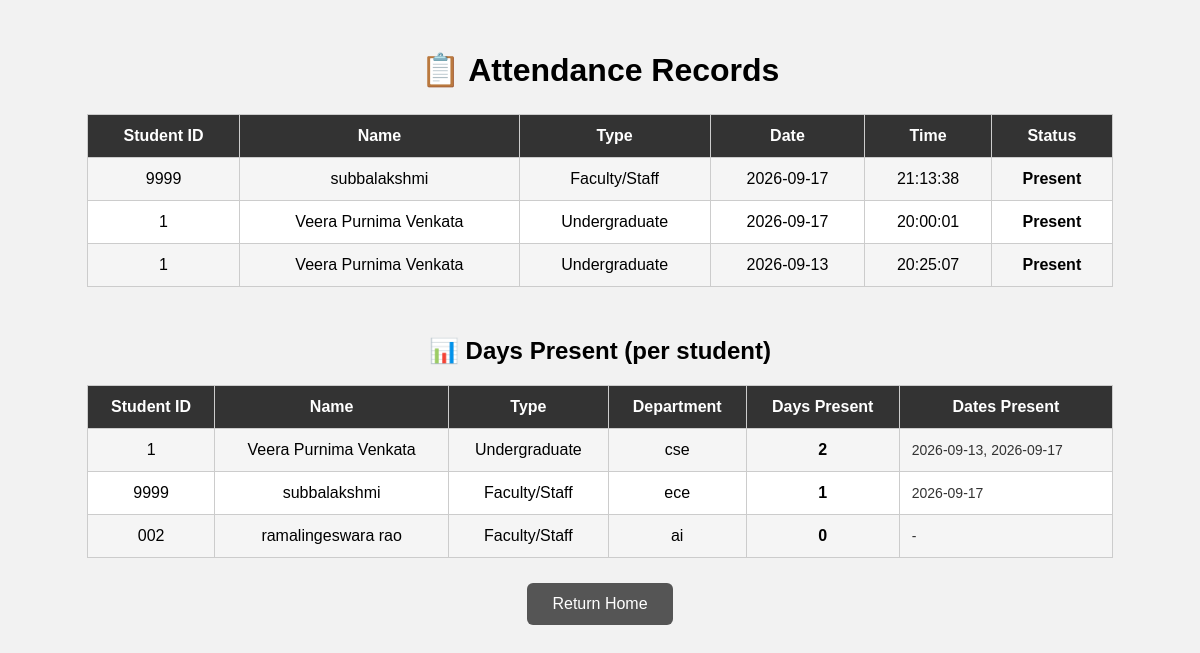
The app's page /attendance with its own data.
### tables this page shows
CREATE TABLE attendance (
            id INTEGER PRIMARY KEY AUTOINCREMENT,
            student_id TEXT NOT NULL,
            date TEXT NOT NULL,
            time TEXT NOT NULL,
            status TEXT NOT NULL
        );

CREATE TABLE students (
            id INTEGER PRIMARY KEY AUTOINCREMENT,
            student_id TEXT UNIQUE NOT NULL,
            name TEXT NOT NULL,
            department TEXT,
            student_type TEXT,
            face_file TEXT,
            created_at TIMESTAMP DEFAULT CURRENT_TIMESTAMP
        );

### app.py (the view)
@app.route("/attendance")
def attendance():
    connection = get_connection()
    records = connection.execute("""
        SELECT
            attendance.student_id,
            students.name,
            students.student_type,
            attendance.date,
            attendance.time,
            attendance.status

        FROM attendance

        LEFT JOIN students

        ON attendance.student_id =
           students.student_id

        ORDER BY
            attendance.date DESC,
            attendance.time DESC
    """).fetchall()
    summary = connection.execute("""
        SELECT
            students.student_id,
            students.name,
            students.student_type,
            students.department,
            COUNT(DISTINCT attendance.date) AS days_present,
            (
                SELECT GROUP_CONCAT(sorted_dates.date, ', ')
                FROM (
                    SELECT DISTINCT date
                    FROM attendance
                    WHERE attendance.student_id = students.student_id
                    ORDER BY date
                ) AS sorted_dates
            ) AS dates_present

        FROM students

        LEFT JOIN attendance

        ON attendance.student_id = students.student_id

        GROUP BY students.student_id

        ORDER BY days_present DESC
    """).fetchall()
    connection.close()
    return render_template(
        "attendance.html",
        records=records,
        summary=summary
    )

### database.py (called while the page is built)
def get_connection():
    connection = sqlite3.connect(DATABASE)
    connection.row_factory = sqlite3.Row
    return connection

### templates/attendance.html (shortened to what this page needs)
<!DOCTYPE html>
<html>
<head>
</head>
<body>
    <h1>📋 Attendance Records</h1>
    {% if records %}
    <table>
        <tr>
            <th>Student ID</th>
            <th>Name</th>
            <th>Type</th>
            <th>Date</th>
            <th>Time</th>
            <th>Status</th>
        </tr>
        {% for record in records %}
        <tr>
            <td>
                {{ record["student_id"] }}
            </td>
            <td>
                {{ record["name"] }}
            </td>
            <td>
                {{ record["student_type"] or "-" }}
            </td>
            <td>
                {{ record["date"] }}
            </td>
            <td>
                {{ record["time"] }}
            </td>
            <td class="present">
                {{ record["status"] }}
            </td>
        </tr>
        {% endfor %}
    </table>
    {% else %}
    <p>No attendance records found.</p>
    {% endif %}
    <h2>📊 Days Present (per student)</h2>
    {% if summary %}
    <table>
        <tr>
            <th>Student ID</th>
            <th>Name</th>
            <th>Type</th>
            <th>Department</th>
            <th>Days Present</th>
            <th>Dates Present</th>
        </tr>
        {% for row in summary %}
        <tr>
            <td>{{ row["student_id"] }}</td>
            <td>{{ row["name"] }}</td>
            <td>{{ row["student_type"] or "-" }}</td>
            <td>{{ row["department"] or "-" }}</td>
            <td class="present">{{ row["days_present"] }}</td>
            <td class="dates-cell">{{ row["dates_present"] or "-" }}</td>
        </tr>
        {% endfor %}
    </table>
    {% else %}
    <p>No students registered yet.</p>
    {% endif %}
    <button
        onclick="window.location.href='/'">
        Return Home
    </button>
</body>
</html>

### templates/attendance.html (style rules this page uses)
body { font-family: Arial, sans-serif; background: #f2f2f2; margin: 0; padding: 30px; text-align: center; }
h1 { margin-bottom: 25px; }
table { width: 90%; margin: auto; border-collapse: collapse; background: white; }
th, td { border: 1px solid #ccc; padding: 12px; }
th { background: #333; color: white; }
tr:nth-child(even) { background: #f5f5f5; }
.present { font-weight: bold; }
.dates-cell { text-align: left; font-size: 14px; color: #333; }
h2 { margin-top: 50px; }
button { margin-top: 25px; padding: 12px 25px; font-size: 16px; cursor: pointer; border: none; border-radius: 6px; background: #555; color: white; }

### records on screen
attendance: student_id "9999", name "subbalakshmi", student_type "Faculty/Staff", date "2026-09-17", time "21:13:38", status "Present"
attendance: student_id "1", name "Veera Purnima Venkata", student_type "Undergraduate", date "2026-09-17", time "20:00:01", status "Present"
attendance: student_id "1", name "Veera Purnima Venkata", student_type "Undergraduate", date "2026-09-13", time "20:25:07", status "Present"
students: student_id "1", name "Veera Purnima Venkata", student_type "Undergraduate", department "cse", days_present "2", row "2026-09-13, 2026-09-17"
students: student_id "9999", name "subbalakshmi", student_type "Faculty/Staff", department "ece", days_present "1", created_at "2026-09-17"
students: student_id "002", name "ramalingeswara rao", student_type "Faculty/Staff", department "ai", days_present "0", row "-"
